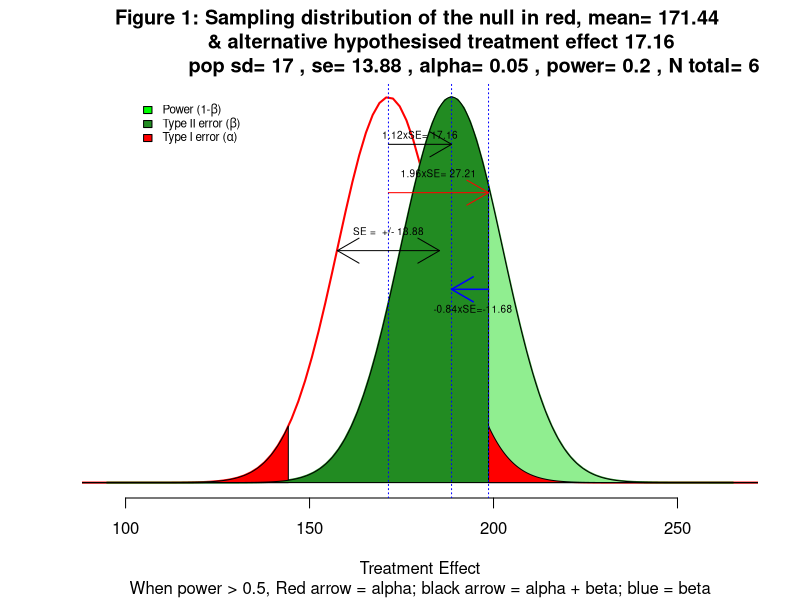

R code for this plot:
###################################################################################################
  
  
# want different mus....

# simulate to show t test power~~~~~~~~~~~~~~~~~~~~~~~~~~~~~~~~~~~~~~~~~~~~~~~~~~~~~~~~~~~~~~~~~~~~~~~~~~~~~~~~~~~~

# std1 =10
# sims <- 1000  
# x1 <- rnorm(n, 10,std1)
# y1 <- rnorm(n, 11,std1)
# plot(density(x1),type="l",col="red", xlab="", ylab="", main="")
# lines(density(y1),col="green")
# 
# simulations <- replicate(sims, 
#                          
#                          t.test(x= rnorm(n, 10,std1), 
#                                 y= rnorm(n, 11,std1), 
#                                 paired=FALSE),
#                          simplify=FALSE)
# 
# table(sapply(simulations, "[[", "p.value") < .05)/sims


# end of simulation ~~~~~~~~~~~~~~~~~~~~~~~~~~~~~~~~~~~~~~~~~~~~~~~~~~~~~~~~~~~~~~~~~~~~~~~~~~~~~~~
###################################################################################################
rm(list=ls())

#require(pwr)
p2 <- function(x) {formatC(x, format="f", digits=2)}
#~~~~~~~~~~~~~~~~~~~~~~~~~~~~~~~~~~~~~~~~~~~~~~~~~~~~~~~~~~~~~~~~~~~~~~~#inputs

std1=sample(6:20,1)  # pop sd

mu1 <-  rnorm(1,100,100)
mu2 <-  mu1+rnorm(1,0, 10)

muDiff  <-  mu2-mu1                  # true difference in means

alpha <- A <-  .05  # alpha
beta  <- B <-  sample(2:9,1)/10  # beta

gap <- 0.001
cex1 <- 1                       # font size
cex2 <-.6   

a <- 1-A/2
b <- 1-B
#~~~~~~~~~~~~~~~~~~~~~~~~~~~~~~~~~~~~~~~~~~~~~~~~~~~~~~~~~~~~~~~~~~~~~~~#
# # power calculation
#  pow <-  pwr.t.test(d=(muDiff)/std1 ,power=1-beta,
#                     sig.level=as.numeric(alpha), type="two.sample",
#                     alternative="two.sided")
 
  crit1 <- qnorm(1-as.numeric(alpha/2))
  
  n <-ceiling((2*(crit1 + qnorm(1-beta) )^2 ) / ((muDiff)/std1)^2 )
   
  se <- sqrt(std1^2/n + std1^2/n)  # se of dif
  
  if (muDiff > 0) {
  
  ###################################################################################################
  ###################################################################################################
  ###################################################################################################
  lower = mu1-6*se                         # for plotting
  upper = mu2+6*se                         # for plotting
  x <- seq(-6*se, 6*se, 0.01)              # for dnorm
  num <- dnorm(x, mean =0, sd= 1)          # helps with plotting
  y <-   dnorm(x, mean =0, sd= se)         # helps with plotting
  fact <- 1/(max(num)/max(y))              # helps with plotting
   
  #~~~~~~~~~~~~~~~~~~~~~~~~~~~~~~~~~~~~~~~~~~~~~~~~~~~~~~~~~~~~~~~~~~~~~~~~~~~~
  curve(dnorm(x, mean =mu1, sd= se),  xaxs="i", from = lower , to =upper ,  
        bty="n",yaxt="n",lwd=2, # xaxt="n", 
        col='red',
        ylab='',xlab='Treatment Effect', 

        main=paste("Figure 1: Sampling distribution of the null in red, mean=",p2(mu1),"
        & alternative hypothesised treatment effect",p2(muDiff),"
                  pop sd=",std1,", se=",p2(se), ", alpha=",A, ", power=",1-B,", N total=",n*2,sep=" ")
        , sub="When power > 0.5, Red arrow = alpha; black arrow = alpha + beta; blue = beta")          
  
  curve(dnorm(x, mean =  mu2, sd=se), lwd=2, add=TRUE , xlab='Treatment Effect', col="forestgreen")
  
  xx <-      seq(  mu1+qnorm(a)*se, upper,   by=gap) # null upper limit  -> 
  xxx <-     seq(  lower, mu1+qnorm(a)*se,   by=gap) # -> null upper limit
  xxxx <-    seq(  lower, mu1-qnorm(a)*se,   by=gap) # -> null lower limit
  
  # power
  polygon(x = c(mu1+qnorm(a)*se,                           xx,  upper),
          y = c(0 , dnorm(mean=mu2, sd=se,     xx),     0),
          col="lightgreen")

  # type I error
  polygon(x = c(mu1+qnorm(a)*se,                       xx,  upper),
          y = c(0 , dnorm(mean=mu1, sd=se,     xx),     0),
          col="red")
  
  # type I error
  polygon(x = c(lower,                         xxxx,   mu1-qnorm(a)*se),
          y = c(0 , dnorm(mean=mu1, sd=se,     xxxx),     0),
          col="red")
  
  #type II error area, beta
  polygon(x = c(lower,                           xxx,  mu1+qnorm(a)*se),
          y = c(0 , dnorm(mean=mu2, sd=se,      xxx),    0),
          col="forestgreen")
 
  abline(v= mu1+qnorm(a)*se,   col="blue",  lwd=1,  lty=3)   # meeting of power and alpha level
  abline(v= mu2,               col="blue",  lwd=1,  lty=3)   # alt hyp
  abline(v= mu1,               col="blue",  lwd=1,  lty=3)  # null
  
  #adding arrows
  # +/-se
  text( x=mu1,y=.26*fact,  labels=paste0("SE =  +/- ",p2(se),""),cex= cex2)
  arrows( mu1,  .24*fact,  mu1+se, .24*fact, col = 1:3, code=2)
  arrows( mu1,  .24*fact,  mu1-se, .24*fact, col = 1:3)
  
  # type I
  arrows(mu1, .3*fact, mu1+qnorm(a)*(se), .3*fact, col = "red")
  text(x=mu1+qnorm(a)*(se)/2, y=.32*fact,  
       labels=paste0( p2(qnorm(a)),"xSE= ", p2(qnorm(a)*(se)), ""),cex= cex2)
  
  # typeII
  if (b<0.5) { 
    arrows(mu1+qnorm(a)*(se), .2*fact,   mu2, .2*fact, col = "blue", lwd=1.5)
  } else {
    arrows(mu2, .2*fact,   mu1+qnorm(a)*(se), .2*fact, col = "blue", lwd=1.5)
  }
  text(x= mu2-( +se*qnorm(b))/2, y=.18*fact,  
       labels=paste0(p2(qnorm(b)),"xSE=", p2(qnorm(b)*se), ""),cex= cex2) #se
   
   #total
   arrows( mu1, .35*fact, mu2, .35*fact, col = 1:3)
   text(x=   mu1+(mu2-mu1)/2 , y=.36*fact,  labels=paste0(p2(qnorm(a)+qnorm(b)),"xSE= ", 
                                                                      p2(mu2-mu1), ""),cex= cex2)
  
  legend(x=mu1-5*se , .4*fact ,  "Legend:",
         legend=c(
           expression(paste("Power (1-",beta,")")),
           expression(paste("Type II error (",beta,")   ")),
           expression(paste("Type I error (",alpha,")"))),
         fill=c("green","forestgreen","red"),
         cex=.7, bty = "n")
  ###################################################################################################
  } else {
  #~~~~~~~~~~~~~~~~~~~~~~~~~~~~~~~~~~~~~~~~~~~~~~~~~~~~~~~~~~~~~~~~~~~~~~~~~~~~~~~~~~~~~~~~~~~~~~~~~~~~~#
  upper = mu1+6*se                         # for plotting
  lower = mu2-6*se    
  x <- seq(-7*se, 6*se, 0.01)  
  num <- dnorm(x, mean =0, sd= 1)
  y <-   dnorm(x, mean =0, sd= se)
  fact <- 1/(max(num)/max(y))              # helps with plotting
  se.for.plot <- se                        # helps with plotting
  #~~~~~~~~~~~~~~~~~~~~~~~~~~~~~~~~~~~~~~~~~~~~~~~~~~~~~~~~~~~~~~~~~~~~~~~~~~~~
  curve(dnorm(x, mean =mu1, sd= se),  xaxs="i", from = lower , to = upper , 
        bty="n",yaxt="n",lwd=2, # xaxt="n", 
        col='red',
        ylab='',xlab='Treatment Effect', 
      
        main=paste("Figure 1: Sampling distribution of the null in red, mean=",p2(mu1),"
        & alternative hypothesised treatment effect",p2(muDiff),"
                  pop sd=",std1,", se=",p2(se), ", alpha=",A, ", power=",1-B,", N total=",n*2,sep=" ")
        , sub="When power > 0.5, Red arrow = alpha; black arrow = alpha + beta; blue = beta")          
  
  curve(dnorm(x, mean =  mu2, sd=se), lwd=2, add=TRUE , xlab='Treatment Effect', col="forestgreen")
  
  xx <-      seq(  mu1+qnorm(a)*se, upper,   by=gap) # null upper limit  -> 
  xxx <-     seq(  mu1+qnorm(a)*se, upper,  by=gap) # -> null upper limit
  xxxx <-    seq(  lower, mu1-qnorm(a)*se,   by=gap) # -> null lower limit
  xxxxx <-     seq(  lower, mu1+qnorm(a)*se,   by=gap) # -> null upper limit
  
  # type I error
  polygon(x = c(mu1+qnorm(a)*se,                           xx,  upper),
          y = c(0 , dnorm(mean=mu1, sd=se,     xx),     0),
          col="red")

  #type II error 
  polygon(x = c(lower,                           xxxxx,  mu2+qnorm(a)*se),
          y = c(0 , dnorm(mean=mu2, sd=se,      xxxxx),    0),
          col="forestgreen")
  
  # power
  polygon(x = c(lower,                         xxxx,   mu1-qnorm(a)*se),
          y = c(0 , dnorm(mean=mu2, sd=se,     xxxx),     0),
          col="lightgreen")
  
  # type I error
  polygon(x = c(lower,                         xxxx,   mu1-qnorm(a)*se),
          y = c(0 , dnorm(mean=mu1, sd=se,     xxxx),     0),
          col="red")
  #~~~~~~~~~~~~~~~~~~~~~~~~~~~~~~~~~~~~~~~~~~~~~~~~~~~~~~~~~~~~~~~~~~~~~~~~~~~~~~~~~~~~
  abline(v= mu1-qnorm(a)*(se), col="blue",  lwd=1,  lty=3) 
  abline(v= mu2,               col="blue",  lwd=1,  lty=3)
  abline(v= mu1,               col="blue",  lwd=1,  lty=3)  
  #~~~~~~~~~~~~~~~~~~~~~~~~~~~~~~~~~~~~~~~~~~~~~~~~~~~~~~~~~~~~~~~~~~~~~~~~~~~~~~~~~~~
  # +/-se
  text(x=mu1,y=.26*fact,  labels=paste0("SE =  +/- ",p2(se),""),cex= cex2)
  arrows( mu1, .24*fact,  mu1+se, .24*fact, col = 1:3, code=2)
  arrows( mu1, .24*fact,  mu1-se, .24*fact, col = 1:3)
  #~~~~~~~~~~~~~~~~~~~~~~~~~~~~~~~~~~~~~~~~~~~~~~~~~~~~~~~~~~~~~~~~~~~~~~~~~~~~~~~~~~~~
  # typeI
  arrows(mu1, .3*fact, mu1-qnorm(a)*(se), .3*fact, col = "red")
  text(x=mu1-qnorm(a)*(se)/2, y=.32*fact,  labels=paste0( p2(qnorm(a))   ,
                                                          "xSE= ", p2(qnorm(a)*(se)), ""),cex= cex2)
  #~~~~~~~~~~~~~~~~~~~~~~~~~~~~~~~~~~~~~~~~~~~~~~~~~~~~~~~~~~~~~~~~~~~~~~~~~~~~~~~~~~~~
  # type II
  if (b>0.5) {  
    arrows(mu2 , .20*fact, mu1-qnorm(a)*se, .20*fact,    col = "blue", lwd=1.5)
  } else {
    arrows(mu1-qnorm(a)*se , .20*fact, mu2 , .20*fact,    col = "blue", lwd=1.5)
  }
  
  text(x=   mu2+(qnorm(b)*se)/2, y=.18*fact,  
       labels=paste0(p2(qnorm(b)),"xSE= ", p2(qnorm(b)*se), ""),cex= cex2)
  #~~~~~~~~~~~~~~~~~~~~~~~~~~~~~~~~~~~~~~~~~~~~~~~~~~~~~~~~~~~~~~~~~~~~~~~~~~~~~~~~~~~~
  # total
  arrows( mu1, .35*fact, mu2, .35*fact, col = 1:3)
  text(x= mu1-  abs(muDiff/2) , y=.36*fact,  labels=paste0(p2(qnorm(a)+qnorm(b)),"xSE= ", 
                                                  p2(se*qnorm(a)+qnorm(b)*se), ""),cex= cex2)
  
  legend(x=mu1-6*se  , .35*fact ,  "Legend:",
         legend=c(
           expression(paste("Power (1-",beta,")")),
           expression(paste("Type II error (",beta,")   ")),
           expression(paste("Type I error (",alpha,")"))),
         fill=c("green","forestgreen","red"),
         cex=.7, bty = "n")
}
#~~~~~~~~~~~~~~~~~~~~~~~~~~~~~~~~~~~~~~~~~~~~~~~~~~~~~~~~~~~~~~~~~~~~~~~~~~~~~~~~~~~~
 